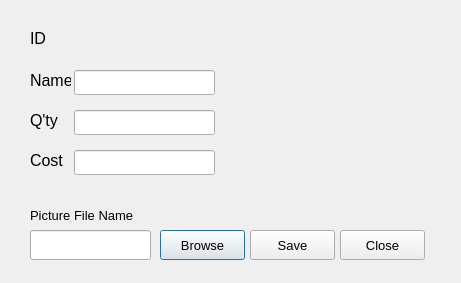
<?xml version="1.0" encoding="UTF-8"?>
<ui version="4.0">
 <class>Dialog</class>
 <widget class="QDialog" name="Dialog">
  <property name="geometry">
   <rect>
    <x>0</x>
    <y>0</y>
    <width>461</width>
    <height>283</height>
   </rect>
  </property>
  <property name="windowTitle">
   <string>Dialog</string>
  </property>
  <widget class="QLabel" name="label">
   <property name="geometry">
    <rect>
     <x>30</x>
     <y>30</y>
     <width>21</width>
     <height>16</height>
    </rect>
   </property>
   <property name="font">
    <font>
     <pointsize>12</pointsize>
    </font>
   </property>
   <property name="text">
    <string>ID</string>
   </property>
  </widget>
  <widget class="QLabel" name="label_2">
   <property name="geometry">
    <rect>
     <x>30</x>
     <y>65</y>
     <width>41</width>
     <height>31</height>
    </rect>
   </property>
   <property name="font">
    <font>
     <pointsize>12</pointsize>
    </font>
   </property>
   <property name="text">
    <string>Name</string>
   </property>
  </widget>
  <widget class="QLabel" name="label_3">
   <property name="geometry">
    <rect>
     <x>30</x>
     <y>105</y>
     <width>41</width>
     <height>31</height>
    </rect>
   </property>
   <property name="font">
    <font>
     <pointsize>12</pointsize>
    </font>
   </property>
   <property name="text">
    <string>Q'ty</string>
   </property>
  </widget>
  <widget class="QLabel" name="label_4">
   <property name="geometry">
    <rect>
     <x>30</x>
     <y>145</y>
     <width>41</width>
     <height>31</height>
    </rect>
   </property>
   <property name="font">
    <font>
     <pointsize>12</pointsize>
    </font>
   </property>
   <property name="text">
    <string>Cost</string>
   </property>
  </widget>
  <widget class="QLabel" name="label_5">
   <property name="geometry">
    <rect>
     <x>30</x>
     <y>200</y>
     <width>141</width>
     <height>31</height>
    </rect>
   </property>
   <property name="font">
    <font>
     <pointsize>10</pointsize>
    </font>
   </property>
   <property name="text">
    <string>Picture File Name</string>
   </property>
  </widget>
  <widget class="QPushButton" name="pushButton">
   <property name="geometry">
    <rect>
     <x>160</x>
     <y>230</y>
     <width>85</width>
     <height>30</height>
    </rect>
   </property>
   <property name="font">
    <font>
     <pointsize>10</pointsize>
    </font>
   </property>
   <property name="text">
    <string>Browse</string>
   </property>
  </widget>
  <widget class="QPushButton" name="pushButton_2">
   <property name="geometry">
    <rect>
     <x>250</x>
     <y>230</y>
     <width>85</width>
     <height>30</height>
    </rect>
   </property>
   <property name="font">
    <font>
     <pointsize>10</pointsize>
    </font>
   </property>
   <property name="text">
    <string>Save</string>
   </property>
   <property name="icon">
    <iconset>
     <normaloff>pic/save.png</normaloff>pic/save.png</iconset>
   </property>
   <property name="iconSize">
    <size>
     <width>15</width>
     <height>15</height>
    </size>
   </property>
  </widget>
  <widget class="QPushButton" name="pushButton_3">
   <property name="geometry">
    <rect>
     <x>340</x>
     <y>230</y>
     <width>85</width>
     <height>30</height>
    </rect>
   </property>
   <property name="font">
    <font>
     <pointsize>10</pointsize>
    </font>
   </property>
   <property name="text">
    <string>Close</string>
   </property>
   <property name="icon">
    <iconset>
     <normaloff>pic/close.png</normaloff>pic/close.png</iconset>
   </property>
   <property name="iconSize">
    <size>
     <width>15</width>
     <height>15</height>
    </size>
   </property>
  </widget>
  <widget class="QLineEdit" name="lineEdit">
   <property name="geometry">
    <rect>
     <x>30</x>
     <y>230</y>
     <width>121</width>
     <height>30</height>
    </rect>
   </property>
  </widget>
  <widget class="QLineEdit" name="lineEdit_2">
   <property name="geometry">
    <rect>
     <x>74</x>
     <y>110</y>
     <width>141</width>
     <height>25</height>
    </rect>
   </property>
  </widget>
  <widget class="QLineEdit" name="lineEdit_3">
   <property name="geometry">
    <rect>
     <x>74</x>
     <y>70</y>
     <width>141</width>
     <height>25</height>
    </rect>
   </property>
  </widget>
  <widget class="QLineEdit" name="lineEdit_4">
   <property name="geometry">
    <rect>
     <x>74</x>
     <y>150</y>
     <width>141</width>
     <height>25</height>
    </rect>
   </property>
  </widget>
  <widget class="QLabel" name="label_6">
   <property name="geometry">
    <rect>
     <x>80</x>
     <y>30</y>
     <width>141</width>
     <height>21</height>
    </rect>
   </property>
   <property name="font">
    <font>
     <pointsize>10</pointsize>
    </font>
   </property>
   <property name="text">
    <string/>
   </property>
  </widget>
  <widget class="QLabel" name="label_7">
   <property name="geometry">
    <rect>
     <x>240</x>
     <y>20</y>
     <width>191</width>
     <height>191</height>
    </rect>
   </property>
   <property name="font">
    <font>
     <pointsize>12</pointsize>
    </font>
   </property>
   <property name="text">
    <string/>
   </property>
   <property name="scaledContents">
    <bool>true</bool>
   </property>
  </widget>
 </widget>
 <resources/>
 <connections/>
</ui>
